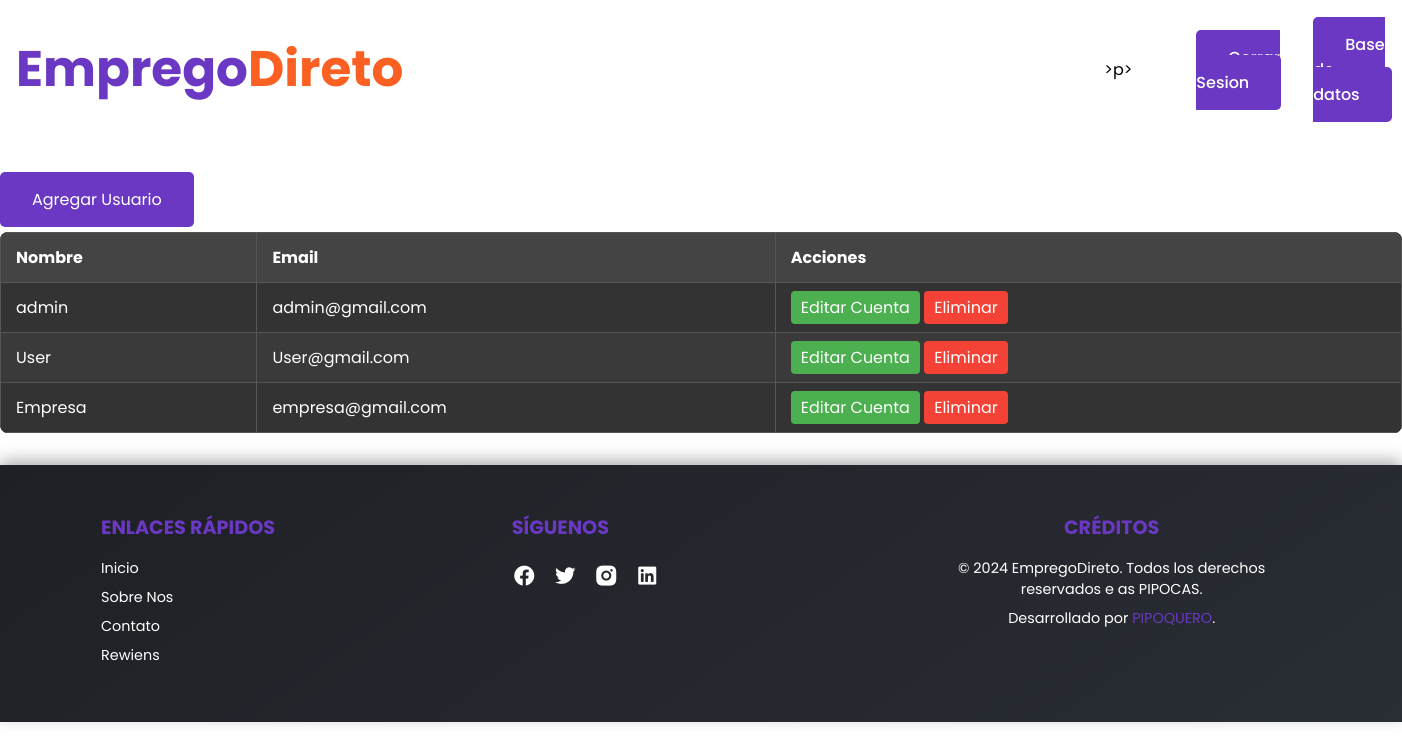
Before: /black_father (signed in) with the older database file.
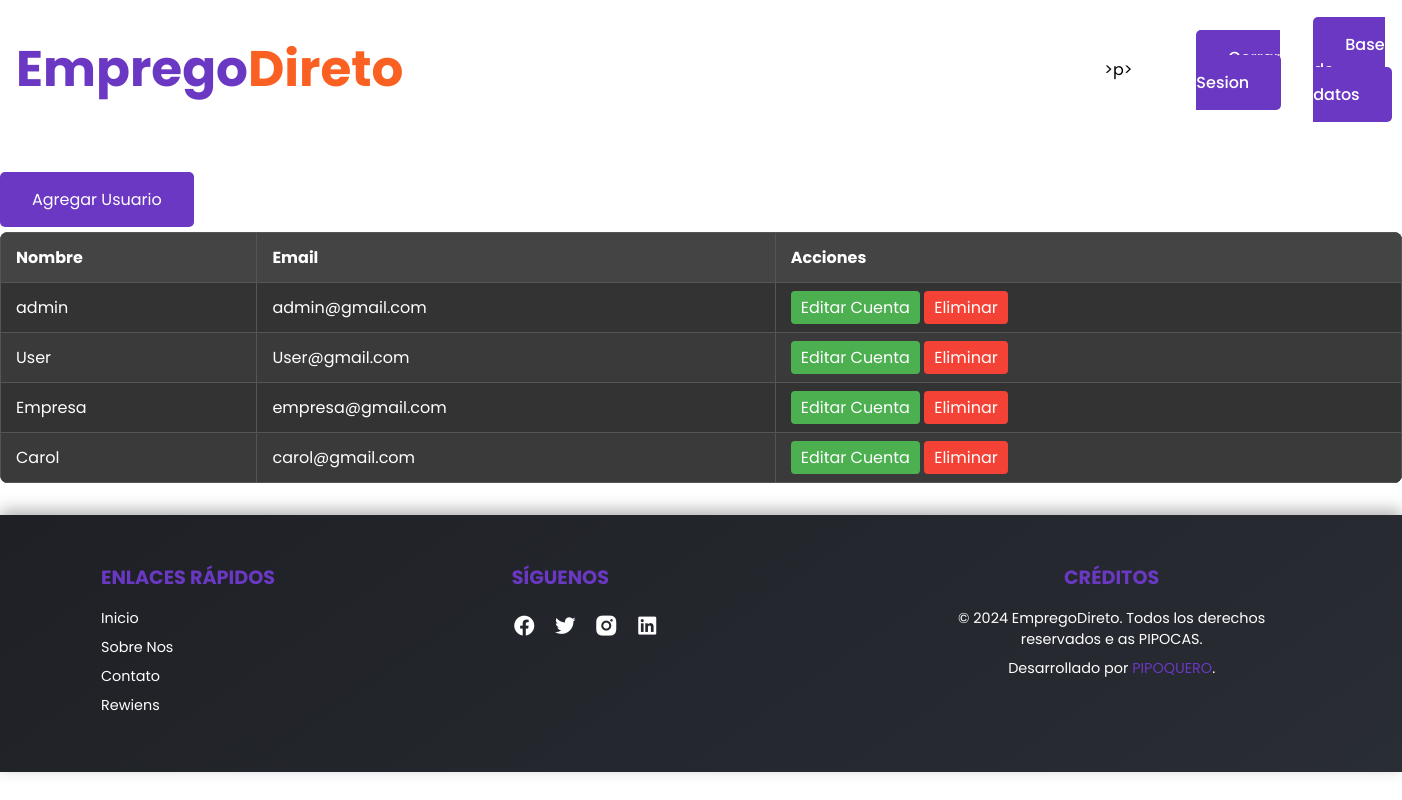
After: the same page with the newer database file.
### app/models.py (models this page shows, shortened)
class User(db.Model):
    id = db.Column(db.Integer, primary_key=True)
    name = db.Column(db.String(100), nullable=False)
    email = db.Column(db.String(100), unique=True, nullable=False)
    password = db.Column(db.String(100), nullable=False)
    is_company = db.Column(db.Boolean, default=False)

### app/routes.py (the view)
@main.route('/black_father')
def black_father():
    users = User.query.all()
    return render_template('black_father.html', users=users)

### app/templates/black_father.html
{% extends "base.html" %}
{% block content %}
<h1 class="title_blakc_father"   style="color: white;">Usuarios</h1>
<a href="{{ url_for('main.register') }}" class="btn">Agregar Usuario</a>
<table class="user-table">
    <thead>
        <tr>
            <th>Nombre</th>
            <th>Email</th>
            <th>Acciones</th>
        </tr>
    </thead>
    <tbody>
        {% for user in users %}
        <tr>
            <td>{{ user.name }}</td>
            <td>{{ user.email }}</td>
            <td>
                <a href="{{ url_for('main.edit_account') }}" class="btn btn-edit">Editar Cuenta</a>
                <a href="{{ url_for('main.delete_user', id=user.id) }}" class="btn btn-delete"
                   onclick="return confirm('¿Estás seguro de que deseas eliminar esta cuenta?');">Eliminar</a>
            </td>
        </tr>
        {% endfor %}
    </tbody>
</table>
{% endblock %}

### app/templates/base.html (shortened to what this page needs)
<!DOCTYPE html>
<html lang="en">
  <head>
    <link
      href="https://cdn.jsdelivr.net/npm/remixicon@4.2.0/fonts/remixicon.css"
      rel="stylesheet"
    />
    <link
      rel="stylesheet"
      href="https://cdn.jsdelivr.net/npm/swiper@11/swiper-bundle.min.css"
    />
    <link rel="stylesheet" href="/static/sty.css" />
  </head>
  <body>
    <nav>
      <div class="nav__header">
        <div class="nav__logo">
          <a href="#" class="logo">Emprego<span>Direto</span></a>
        </div>
      </div>
      <ul class="nav__links" id="nav-links">
        <li><a href="/home" style="color: white;">Home</a></li>
        <li><a href="/sobre_nos" style="color: white;">Sobre Nos</a></li>
        <li><a href="/trabalhos" style="color: white;">Trabalhos</a></li>
        <li><a href="/rewin" style="color: white;">Reviews</a></li>
      </ul>
      <ul class="nav__links" id="nav-links">
        {% if 'user_id' in session %}>p>
        <li><a href="/logout" class="btn" style="color: white;">Cerrar Sesion</a></li>
        {% else %}
        <li><a href="/login" class="btn" style="color: white;">Login</a></li>
        <li><a href="/register" class="btn" style="color: white;">Registro</a></li>
        {% endif %}
        {% if session['user_id'] == 1 %}
        <li><a href="/black_father" class="btn" style="color: white;">Base de datos</a></li>
        {% endif %}
      </ul>
    </nav>
    <main>
        {% block content %}
        {% endblock %}
    </main>
    <footer class="footer">
      <div class="footer-container">
          <div class="footer-links">
              <h3 class="footer-title">Enlaces Rápidos</h3>
              <ul>
                  <li><a href="/home">Inicio</a></li>
                  <li><a href="/sobre_nos">Sobre Nos</a></li>
                  <li><a href="#">Contato</a></li>
                  <li><a href="/rewin">Rewiens</a></li>
              </ul>
          </div>
          <div class="footer-social">
              <h3 class="footer-title">Síguenos</h3>
              <div class="social-icons">
                  <a href="#" class="social-icon" title="Facebook"><i class="ri-facebook-circle-fill"></i></a>
                  <a href="#" class="social-icon" title="Twitter"><i class="ri-twitter-fill"></i></a>
                  <a href="#" class="social-icon" title="Instagram"><i class="ri-instagram-fill"></i></a>
                  <a href="#" class="social-icon" title="LinkedIn"><i class="ri-linkedin-box-fill"></i></a>
              </div>
          </div>
          <div class="footer-credits">
              <h3 class="footer-title">Créditos</h3>
              <p>&copy; 2024 EmpregoDireto. Todos los derechos reservados e as PIPOCAS.</p>
              <p>Desarrollado por <a href="#">PIPOQUERO</a>.</p>
          </div>
      </div>
  </footer>
  </body>
</html>

### app/static/sty.css (style rules this page uses)
:root { --primary-color: #6a38c2; --primary-color-dark: #6132b4; --text-dark: #262626; --text-light: #737373; --extra-light: #e5e5e5; --white: #ffffff; --max-width: 1200px; }
* { padding: 0; margin: 0; box-sizing: border-box; }
.btn { padding: 1rem 2rem; outline: none; border: none; font-size: 1rem; color: var(--white); background-color: var(--primary-color); border-radius: 5px; transition: 0.3s; cursor: pointer; }
.logo { font-size: 50px; font-weight: 700; color: var(--primary-color); }
.logo span { color: #fa6021; }
a { color: var(--text-white); text-decoration: none; transition: 0.3s; }
ul { list-style: none; }
html, body { scroll-behavior: smooth; }
body { font-family: "Poppins", sans-serif; }
.nav__logo { padding-right: 300px; }
body { background-image: url('img/3284088.jpg'); background-size: cover; background-position: center; background-repeat: no-repeat; height: 100vh; margin: 0; }
nav { position: fixed; isolation: isolate; margin-inline: auto; z-index: 9; }
.nav__header { padding: 1rem; width: 100%; display: flex; align-items: center; justify-content: space-between; background-color: var(--extra-light); }
.nav__links { position: absolute; top: 65px; left: 0; width: 100%; display: flex; align-items: center; justify-content: center; flex-direction: column; gap: 2rem; padding: 2rem; background-color: var(--extra-light); transition: 0.5s; z-index: -1; transform: translateY(-100%); }
.nav__links a { font-weight: 500; color: var(--text-dark); }
@media (width > 768px) { nav { position: static; padding: 2rem 1rem; display: flex; align-items: center; justify-content: space-between; gap: 2rem; } }
@media (width > 768px) { .nav__header { padding: 0; background-color: transparent; } }
@media (width > 768px) { .nav__links { position: static; padding: 0; flex-direction: row; justify-content: flex-end; background-color: transparent; transform: none; } }
.title_blakc_father { padding-left: 800px; display: flex; }
.user-table { width: 100%; border-collapse: collapse; margin-top: 20px; background-color: #282c34; color: white; text-align: left; border-radius: 8px; overflow: hidden; }
.user-table thead { background-color: #444; font-weight: bold; }
.user-table th, .user-table td { padding: 12px 15px; border: 1px solid #555; }
.user-table tbody tr:nth-child(odd) { background-color: #333; }
.user-table tbody tr:nth-child(even) { background-color: #3a3a3a; }
.user-table .btn { padding: 5px 10px; color: white; text-decoration: none; border-radius: 4px; }
.user-table .btn-edit { background-color: #4CAF50; }
.user-table .btn-delete { background-color: #f44336; }
.footer { background: linear-gradient(145deg, #1e2025, #292d34); color: var(--white, #ffffff); padding: 3rem 1rem; box-shadow: 0 -5px 15px rgba(0, 0, 0, 0.3); margin-top: 2rem; font-size: 0.9rem; }
.footer-container { display: flex; flex-wrap: wrap; justify-content: space-between; max-width: 1200px; margin: auto; gap: 2rem; }
.footer-links { flex: 1; min-width: 200px; }
.footer-title { font-size: 1.2rem; margin-bottom: 1rem; color: var(--primary-color, #6a38c2); text-transform: uppercase; }
.footer-links ul { list-style: none; padding: 0; }
.footer-links li { margin-bottom: 0.5rem; }
.footer-links a { text-decoration: none; color: var(--white, #ffffff); transition: color 0.3s ease; }
.footer-social { flex: 1; min-width: 200px; }
.social-icons { display: flex; gap: 1rem; }
.social-icon { font-size: 1.5rem; color: var(--white, #ffffff); transition: transform 0.3s ease, color 0.3s ease; }
.footer-credits { flex: 1; min-width: 200px; text-align: center; }
.footer-credits p { margin: 0.5rem 0; }
.footer-credits a { color: var(--primary-color, #6a38c2); text-decoration: none; transition: color 0.3s ease; }

Changed rows visible on the page:
added User: name "Carol", email "carol@gmail.com"
